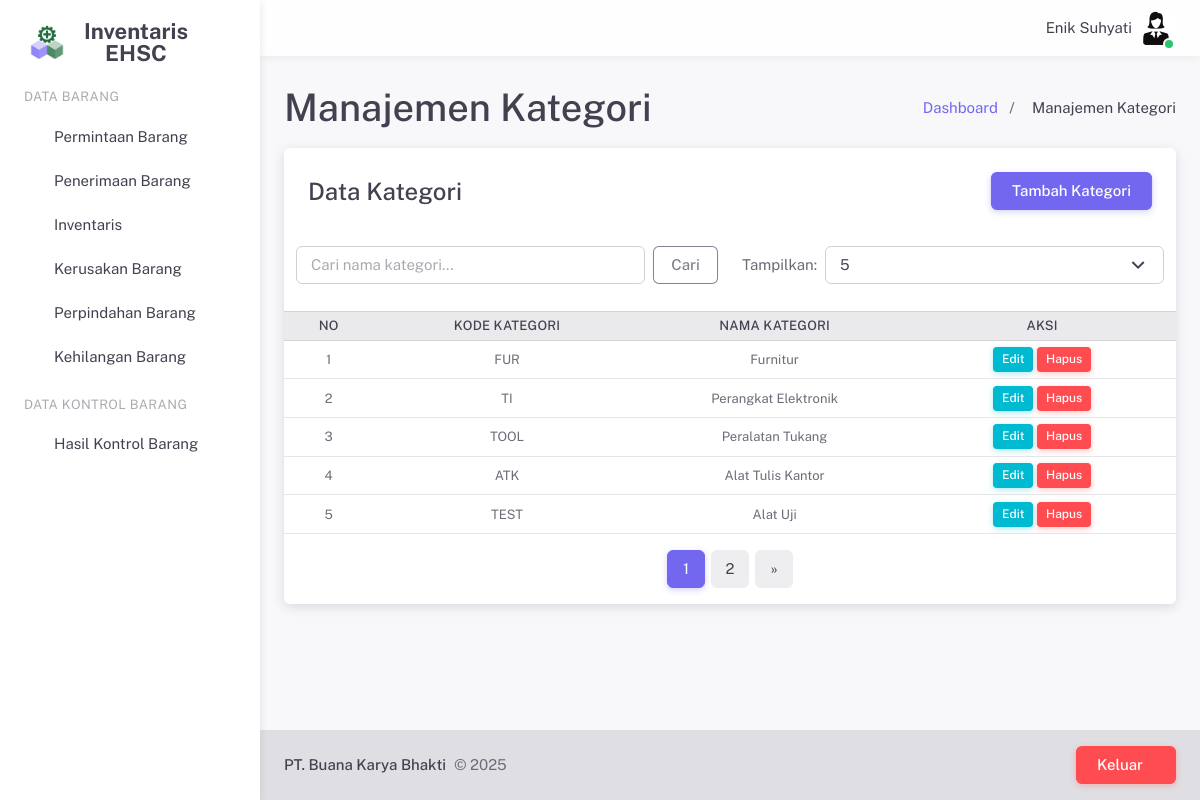
The app's page /pages/kategori.php (signed in) with its own data.
### tables this page shows
CREATE TABLE `user` (
  `id_user` int(11) NOT NULL,
  `nama` varchar(255) NOT NULL,
  `username` varchar(255) NOT NULL,
  `password` varchar(255) NOT NULL,
  `email` varchar(255) NOT NULL,
  `jabatan` varchar(255) NOT NULL,
  `foto` varchar(255) NOT NULL,
  `hak_akses` int(11) NOT NULL
);

CREATE TABLE `kategori` (
  `id_kategori` int(11) NOT NULL,
  `kode_kategori` varchar(10) NOT NULL,
  `nama_kategori` varchar(50) NOT NULL
);

### server/sessionHandler.php (called while the page is built, shortened)
<?php
$id_user = $_SESSION['id_user'];
?>

### server/crudKategori.php (called while the page is built, shortened)
<?php
$limit = isset($_GET['limit']) ? (int) $_GET['limit'] : 5;
$page = isset($_GET['page']) ? (int) $_GET['page'] : 1;
$offset = ($page - 1) * $limit;
$search = isset($_POST['search']) ? $_POST['search'] : '';
$query = "SELECT * FROM kategori WHERE nama_kategori LIKE '%$search%' LIMIT $limit OFFSET $offset";
$result = mysqli_query($conn, $query);
$totalQuery = "SELECT COUNT(*) as total FROM kategori WHERE nama_kategori LIKE '%$search%'";
$totalResult = mysqli_query($conn, $totalQuery);
$totalRow = mysqli_fetch_assoc($totalResult);
$totalPages = ceil($totalRow['total'] / $limit);
?>

### pages/kategori.php (the view, shortened to what this page needs)
<?php
require('../server/sessionHandler.php');
require_once('../server/configDB.php');
require('../server/crudKategori.php');
require('../layouts/header.php');
?>
<div class="layout-wrapper layout-content-navbar">
    <div class="layout-container">
        <?php require('../layouts/sidePanel.php'); ?>
        <div class="layout-page">
            <?php require('../layouts/navbar.php'); ?>
            <div class="content-wrapper">
                <div class="container-xxl flex-grow-1 container-p-y">
                    <div class="d-flex justify-content-between align-items-center mb-2">
                        <div>
                            <h2 class="mb-1">Manajemen Kategori</h2>
                        </div>
                        <div class="mt-3">
                            <nav aria-label="breadcrumb">
                                <ol class="breadcrumb breadcrumb-style1">
                                    <li class="breadcrumb-item">
                                        <a href="dashboard.php">Dashboard</a>
                                    </li>
                                    <li class="breadcrumb-item active">Manajemen Kategori</li>
                                </ol>
                            </nav>
                        </div>
                    </div>
                    <div class="card">
                        <h4 class="card-header d-flex justify-content-between align-items-center">
                            Data Kategori
                            <button type="button" class="btn btn-primary" data-bs-toggle="modal"
                                data-bs-target="#tambahKategoriModal">Tambah Kategori</button>
                        </h4>
                        <div class="row p-3">
                            <div class="col-md-6">
                                <form method="POST" class="d-flex">
                                    <input type="text" class="form-control me-2" name="search"
                                        placeholder="Cari nama kategori..." value="<?php echo $search; ?>">
                                    <button class="btn btn-outline-secondary" type="submit">Cari</button>
                                </form>
                            </div>
                            <div class="col-md-6">
                                <form class="d-flex justify-content-end align-items-center">
                                    <label for="limit" class="label me-2">Tampilkan:</label>
                                    <select id="limit" class="select2 form-select" onchange="location = this.value;">
                                        <option value="kategori.php?limit=5" <?php if ($limit == 5) echo 'selected'; ?>>
                                            5
                                        </option>
                                    </select>
                                </form>
                            </div>
                        </div>
                        <div class="table-responsive text-nowrap">
                            <table class="table table-hover table-sm small">
                                <thead class="table-light">
                                    <tr>
                                        <th class="text-center align-middle w-50px">No</th>
                                        <th class="text-center align-middle w-150px">Kode Kategori</th>
                                        <th class="text-center align-middle w-150px">Nama Kategori</th>
                                        <th class="text-center align-middle w-150px">Aksi</th>
                                    </tr>
                                </thead>
                                <tbody>
                                    <?php
                                    $no = $offset + 1;
                                    while ($row = mysqli_fetch_assoc($result)) {
                                    ?>
                                    <tr>
                                        <td class="text-center align-middle"><?php echo $no++; ?></td>
                                        <td class="text-center align-middle"><?php echo $row['kode_kategori']; ?></td>
                                        <td class="text-center align-middle"><?php echo $row['nama_kategori']; ?></td>
                                        <td class="text-center align-middle">
                                            <button class="btn btn-info btn-sm" data-bs-toggle="modal"
                                                data-bs-target="#modal-update-<?php echo $row['id_kategori']; ?>">Edit</button>
                                            <button type="button" class="btn btn-danger btn-sm" data-bs-toggle="modal"
                                                data-bs-target="#modal-delete-<?php echo $row['id_kategori']; ?>">Hapus</button>
                                        </td>
                                    </tr>
                                    <?php
                                    }
                                    ?>
                                </tbody>
                            </table>
                        </div>
                        <nav aria-label="Page navigation" class="mt-4">
                            <ul class="pagination pagination-rounded justify-content-center">
                                <?php for ($i = 1; $i <= $totalPages; $i++) { ?>
                                <li class="page-item <?php if ($i == $page) echo 'active'; ?>">
                                    <a class="page-link"
                                        href="?page=<?php echo $i; ?>&limit=<?php echo $limit; ?>"><?php echo $i; ?></a>
                                </li>
                                <?php } ?>
                                <?php if ($page < $totalPages) { ?>
                                <li class="page-item">
                                    <a class="page-link"
                                        href="?page=<?php echo $page + 1; ?>&limit=<?php echo $limit; ?>"
                                        aria-label="Next">
                                        <span aria-hidden="true">&raquo;</span>
                                    </a>
                                </li>
                                <?php } ?>
                            </ul>
                        </nav>
                    </div>
                </div>
            </div>
            <?php require('../layouts/footer.php'); ?>
        </div>
    </div>
</div>

### layouts/navbar.php (shortened to what this page needs)
<?php
require_once('../server/configDB.php');
$query = mysqli_query($conn, "SELECT nama, jabatan, foto FROM user WHERE id_user='$id_user'");
$user = mysqli_fetch_array($query);
$photo_path = "../upload/user/" . $user['foto'];
?>
<nav class="layout-navbar navbar navbar-expand-xl align-items-center bg-navbar-theme" id="layout-navbar">
    <div class="container-xxl">
        <div class="navbar-nav-right d-flex align-items-center" id="navbar-collapse">
            <ul class="navbar-nav flex-row align-items-center ms-auto">
                <span class="ms-2 m-1"><?php echo $user['nama']; ?></span>
                <li class="nav-item navbar-dropdown dropdown-user dropdown">
                    <a class="nav-link dropdown-toggle hide-arrow p-0" data-bs-toggle="dropdown">
                        <div class="avatar avatar-online">
                            <img src="<?php echo $photo_path; ?>" alt class="rounded-circle" />
                        </div>
                    </a>
                </li>
            </ul>
        </div>
</nav>

### pages/kategori.php (style rules this page uses)
.w-50px { width: 50px !important; }
.w-150px { width: 150px !important; }
.table-sm td, .table-sm th { padding: 0.4rem !important; }
.btn-sm { padding: 0.2rem 0.5rem !important; font-size: 0.75rem !important; }

### records on screen
user: nama "Enik Suhyati", foto (picture)
kategori: kode_kategori "FUR", nama_kategori "Furnitur"
kategori: kode_kategori "TI", nama_kategori "Perangkat Elektronik"
kategori: kode_kategori "TOOL", nama_kategori "Peralatan Tukang"
kategori: kode_kategori "ATK", nama_kategori "Alat Tulis Kantor"
kategori: kode_kategori "TEST", nama_kategori "Alat Uji"
